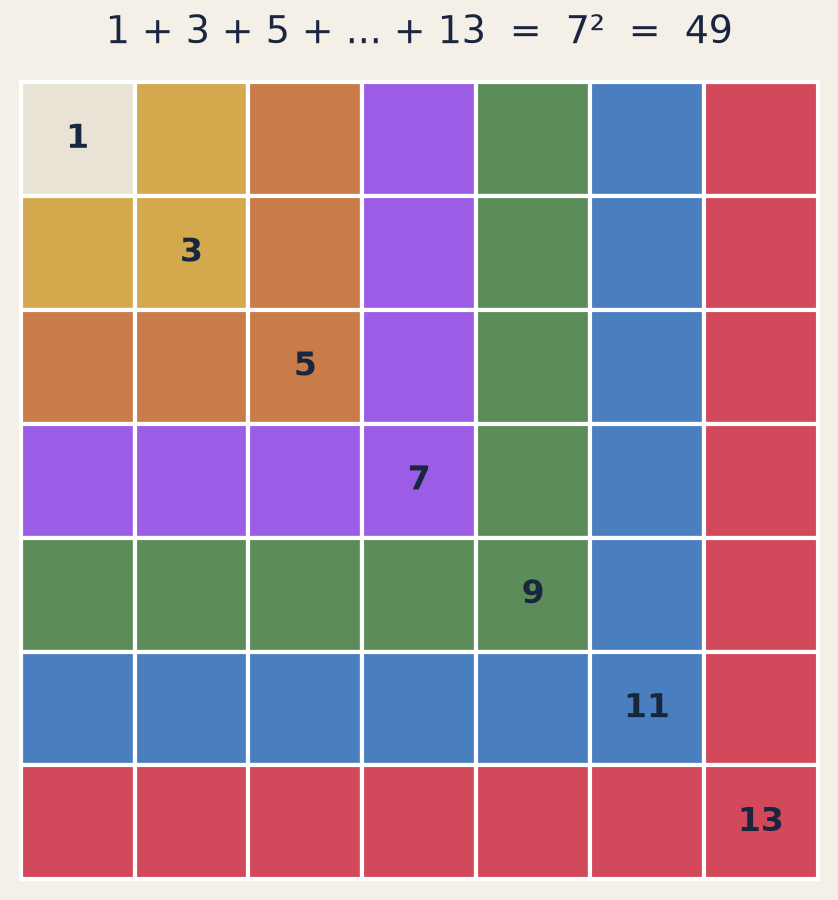

Source code (Python):
"""odd_squares.py — визуальное доказательство: 1+3+5+...+(2n-1) = n^2.

Гномонная картинка: каждое нечётное число — L-образный слой,
который оборачивает предыдущий квадрат. Без слов: площадь слоёв
складывается в квадрат n x n.
"""

import matplotlib.pyplot as plt
import matplotlib.patches as mp

N = 7
COLORS = ['#e8e3d5', '#d4a94e', '#c97b4a', '#9b5de5',
          '#5b8c5a', '#4a7fbf', '#d1495b']


def draw(n, path):
    fig, ax = plt.subplots(figsize=(7, 7))
    for r in range(n):
        for c in range(n):
            k = max(r, c)  # номер гномона (0-индекс): слой k имеет 2k+1 клеток
            ax.add_patch(mp.Rectangle((c, n - 1 - r), 1, 1,
                                      facecolor=COLORS[k % len(COLORS)],
                                      edgecolor='white', lw=2))
            # подписываем размер гномона один раз — в угловой клетке
            if r == k and c == k:
                ax.text(c + 0.5, n - 1 - r + 0.5, str(2 * k + 1),
                        ha='center', va='center', fontsize=16,
                        fontweight='bold', color='#1a263f')
    ax.set_xlim(-0.05, n + 0.05)
    ax.set_ylim(-0.05, n + 0.05)
    ax.set_aspect('equal')
    ax.axis('off')
    ax.set_title(f'1 + 3 + 5 + ... + {2 * n - 1}  =  {n}²  =  {n * n}',
                 fontsize=18, color='#1a263f', pad=16)
    fig.patch.set_facecolor('#f4f0e8')
    fig.savefig(path, dpi=150, bbox_inches='tight',
                facecolor=fig.get_facecolor())
    print('saved', path)


if __name__ == '__main__':
    draw(N, 'math/odd_squares.png')
